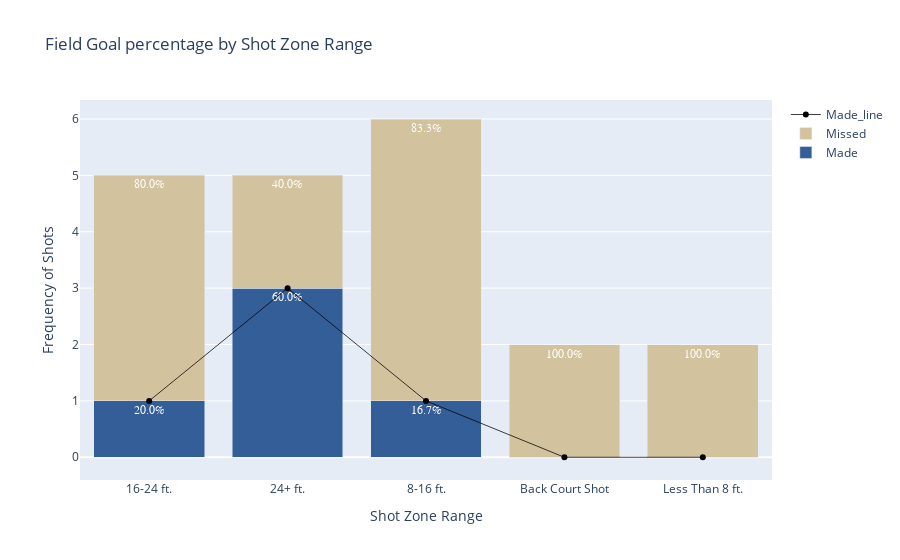

Notebook code cell kept with this figure:
### Code cell
league_copy = league_avg_2.copy()

cross_tab = pd.crosstab(league_copy['SHOT_ZONE_RANGE'], league_copy['SHOT_MADE_FLAG'], margins=True)
cross_tab['FG_PCT'] = round(cross_tab[1]/cross_tab['All'],3)

main_data = cross_tab.drop(columns='All')[:-1]  
made = [str(round(data*100,1)) + '%' for data in main_data.FG_PCT]
missed = [str(round((1-data)*100,1)) + '%' for data in main_data.FG_PCT]
x = main_data.index
color_1 = dict(color='#345e98')
color_2 = dict(color='#d2c29d')
scatter_line = dict(color='black', width=.75)
font = dict(family='sans serif', size=12, color='white')

made_bar = go.Bar(
    text= made,
    name = 'Made',
    x = x,
    y = main_data[1],
    textfont = font,
    marker = color_1,
)

line = go.Scatter(
    x = x,
    y = main_data[1],
    line = scatter_line,
    name='Made_line'
)

missed_bar = go.Bar(
    text = missed,
    name ='Missed',
    x = x,
    y = main_data[0],
    textfont = font,
    marker = color_2,
)

fig_data = [made_bar, missed_bar, line]

fig = go.Figure(data=fig_data)

fig.update_layout(go.Layout(
    
    title = 'Field Goal percentage by Shot Zone Range',
    yaxis_title = 'Frequency of Shots',
    xaxis_title = 'Shot Zone Range',
    showlegend =True,
    barmode='stack'
))

plotly.offline.iplot(fig)

### Figure 1 — Plotly figure (JSON) as saved in the notebook; plotly's stock layout.template omitted (floating-point values rounded to 4 significant figures)
{"data": [{"marker": {"color": "#345e98"}, "name": "Made", "text": ["20.0%", "60.0%", "16.7%", "0.0%", "0.0%"], "textfont": {"color": "white", "family": "sans serif", "size": 12}, "type": "bar", "x": ["16-24 ft.", "24+ ft.", "8-16 ft.", "Back Court Shot", "Less Than 8 ft."], "y": [1, 3, 1, 0, 0]}, {"marker": {"color": "#d2c29d"}, "name": "Missed", "text": ["80.0%", "40.0%", "83.3%", "100.0%", "100.0%"], "textfont": {"color": "white", "family": "sans serif", "size": 12}, "type": "bar", "x": ["16-24 ft.", "24+ ft.", "8-16 ft.", "Back Court Shot", "Less Than 8 ft."], "y": [4, 2, 5, 2, 2]}, {"line": {"color": "black", "width": 0.75}, "name": "Made_line", "type": "scatter", "x": ["16-24 ft.", "24+ ft.", "8-16 ft.", "Back Court Shot", "Less Than 8 ft."], "y": [1, 3, 1, 0, 0]}], "layout": {"barmode": "stack", "showlegend": true, "title": {"text": "Field Goal percentage by Shot Zone Range"}, "xaxis": {"title": {"text": "Shot Zone Range"}}, "yaxis": {"title": {"text": "Frequency of Shots"}}}}
